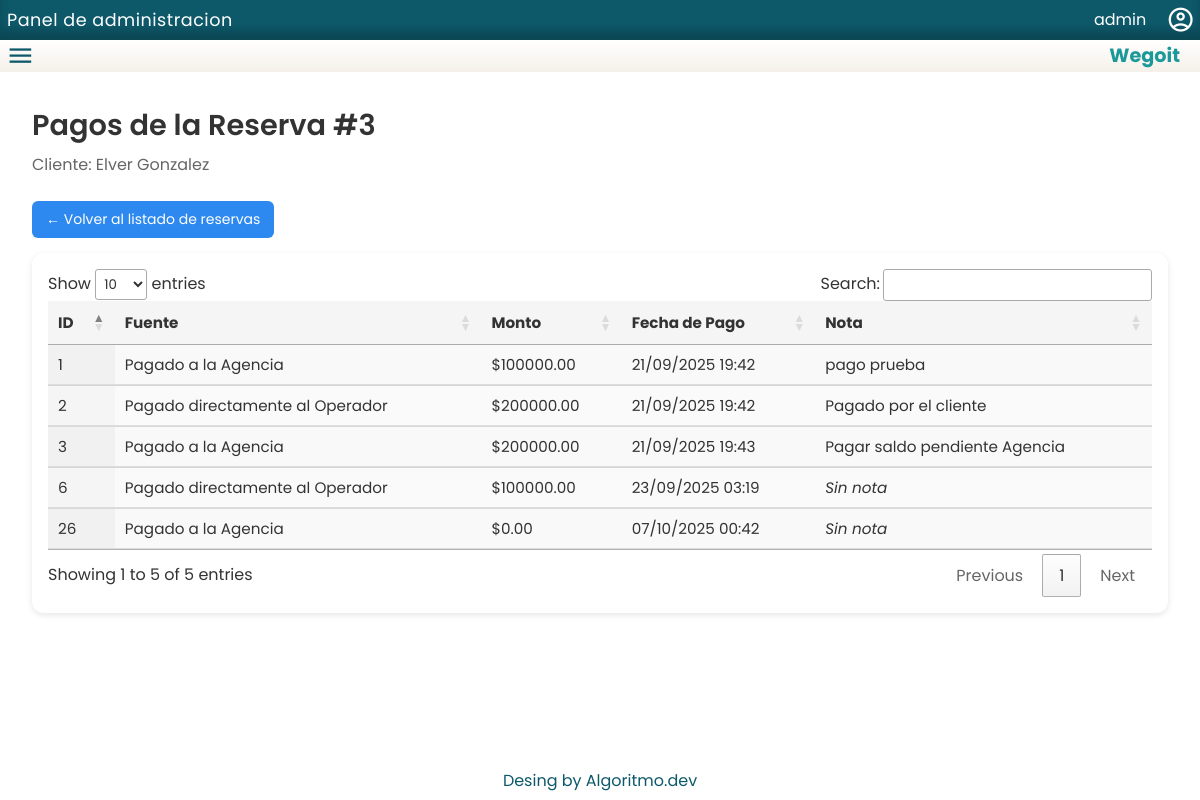
Screenshot of /reservations/3/payments/ (signed in) with the database file from the repository.
### reservations/models.py (models this page shows, shortened)
class AuditModel(models.Model):
    created_at = models.DateTimeField(auto_now_add=True)   # fecha creación
    updated_at = models.DateTimeField(auto_now=True)       # fecha última actualización
    created_by = models.ForeignKey(
        settings.AUTH_USER_MODEL,
        related_name="%(class)s_created",
        on_delete=models.SET_NULL,
        null=True,
        blank=True
    )
    updated_by = models.ForeignKey(
        settings.AUTH_USER_MODEL,
        related_name="%(class)s_updated",
        on_delete=models.SET_NULL,
        null=True,
        blank=True
    )
    class Meta:
        abstract = True

class Reservation(AuditModel):
    schedule = models.ForeignKey(TourSchedule, on_delete=models.CASCADE, related_name="reservations")
    type_document = models.CharField(max_length=50, null=True, blank=True)
    costumer_document = models.IntegerField(null=True, blank=True)
    customer_name = models.CharField(max_length=255)
    customer_phone = models.CharField(max_length=20, blank=True, null=True)
    pax = models.IntegerField()
    total_to_pay = models.DecimalField(max_digits=10, decimal_places=2, default=0)
    expected_agency_payment = models.DecimalField(max_digits=10, decimal_places=2, default=0)
    expected_customer_payment = models.DecimalField(max_digits=10, decimal_places=2, default=0)
    agency = models.ForeignKey(Agency, on_delete=models.SET_NULL, null=True, blank=True)
    status = models.CharField(max_length=50, default="Reservado")

class ReservationPayment(models.Model):
    PAYMENT_SOURCE_CHOICES = [
        ("agency", "Pagado a la Agencia"),
        ("customer", "Pagado directamente al Operador"),
    ]
    reservation = models.ForeignKey(
        Reservation,
        on_delete=models.CASCADE,
        related_name="payments"
    )
    source = models.CharField(max_length=20, choices=PAYMENT_SOURCE_CHOICES)
    amount = models.DecimalField(max_digits=10, decimal_places=2)
    payment_date = models.DateTimeField(auto_now_add=True)
    note = models.TextField(blank=True, null=True)

### reservations/views.py (the view)
# urls.py: path("reservations/<int:reservation_id>/payments/", views.reservation_payments_list, name="reservation_payments_list"),
@login_required
def reservation_payments_list(request, reservation_id):
    reservation = get_object_or_404(Reservation, id=reservation_id)
    payments = ReservationPayment.objects.filter(reservation=reservation).order_by("-payment_date")
    context = {
        "reservation": reservation,
        "payments": payments,
    }
    return render(request, "payments/reservation_payments_list.html", context)

### reservations/templates/payments/reservation_payments_list.html (shortened to what this page needs)
{% extends "layouts/base.html" %}
{% load static %}
{% block extra_css %}
<link rel="stylesheet" href="{% static 'assets/css/reservation-payments.css' %}">
{% endblock %}
{% block content %}
<section class="payments">
    <div class="payments__header">
        <h1 class="payments__title">Pagos de la Reserva #{{ reservation.id }}</h1>
        <p class="payments__subtitle">Cliente: {{ reservation.customer_name }}</p>
    </div>
    <div class="payments__actions">
        <a href="{% url 'tours:reservation_list' reservation.schedule.id %}"  class="payments__back-btn">
            ← Volver al listado de reservas
        </a>
    </div>
    <div class="payments__table-container">
        <table id="paymentsTable" class="payments__table display responsive nowrap">
            <thead class="payments__table-head">
                <tr class="payments__table-row">
                    <th class="payments__table-header">ID</th>
                    <th class="payments__table-header">Fuente</th>
                    <th class="payments__table-header">Monto</th>
                    <th class="payments__table-header">Fecha de Pago</th>
                    <th class="payments__table-header">Nota</th>
                </tr>
            </thead>
            <tbody class="payments__table-body">
                {% for payment in payments %}
                <tr class="payments__table-row">
                    <td class="payments__table-cell">{{ payment.id }}</td>
                    <td class="payments__table-cell">{{ payment.get_source_display }}</td>
                    <td class="payments__table-cell">${{ payment.amount }}</td>
                    <td class="payments__table-cell">{{ payment.payment_date|date:"d/m/Y H:i" }}</td>
                    <td class="payments__table-cell">
                        {% if payment.note %}
                            {{ payment.note }}
                        {% else %}
                            <em>Sin nota</em>
                        {% endif %}
                    </td>
                </tr>
                {% empty %}
                <tr class="payments__table-row">
                    <td class="payments__table-cell" colspan="5">No hay pagos registrados.</td>
                </tr>
                {% endfor %}
            </tbody>
        </table>
    </div>
</section>
{% endblock %}

### reservations/templates/includes/header.html (shortened to what this page needs)
<header>
    <div class="container1">
        <h2 class="reservations-list-title">Panel de administracion</h2>
        <div class="login-panel">
            <p>{{ request.user.username }}</p>
            <label class="login-panel-selector" for="">
                <span class="material-symbols-outlined">account_circle</span>
            </label>
        </div>
    </div>
    <div class="option-panel">
        <div class="nav-container">
            <label class="lateral-input" for="lateral-input">
                <span class="material-symbols-outlined">menu</span>
            </label>
        </div>
        <h2>Wegoit</h2>
    </div>
</header>

### reservations/static/assets/css/styles.css (style rules this page uses)
.login-panel { display: flex; flex-direction: column; align-items: center; justify-content: center; }
html, body { height: 100%; margin: 0; }
body { margin: 0; padding: 0; background: #ffffff; font-family: "poppins"; display: flex; flex-direction: column; min-height: 100vh; overflow: auto; }
:root { --azul-oscuro:#0D596A; --azul-marino:#1B9899; --botton-color:hsl(180, 70%, 35%); --light-gray:#F5F0E9; --placeholders-color:#1B9899; --background-admin:hsl(180, 70%, 35%); --border-bottom:4px solid #0D596A; }

### reservations/static/assets/css/admin.css (style rules this page uses)
:root { --azul-oscuro:#0D596A; --azul-marino:#1B9899; --botton-color:hsl(180, 70%, 35%); --light-gray:#F5F0E9; --placeholders-color:#1B9899; --background-admin:hsl(180, 70%, 35%,20%); --border-bottom:4px solid #0D596A; }
* { margin: 0; padding: 0; box-sizing: border-box; font-family: "poppins"; }
body { width: 100%; height: 100dvh; }
.container1 { width: 100%; display: flex; align-items: center; justify-content: space-between; background-color: var(--azul-oscuro); color: white; box-shadow: 0 -10px 10px rgba(0,0,0,0.2) inset; }
.container1 h2 { font-size: 1.1rem; padding: 7px; font-weight: normal; }
.login-panel { display: flex; gap: 10px; align-items: center; justify-content: center; flex-direction: row; }
.login-panel p { font-size: 1rem; }
.login-panel-selector { margin: 0; padding: 0; display: flex; align-items: center; gap: 6px; }
.login-panel-selector, .login-panel p { padding: 5px; }
.login-panel-selector span { font-size: 1.8rem; cursor: pointer; }
.lateral-input { display: flex; align-items: center; }
.lateral-input span { color: var(--azul-oscuro); font-size: 1.8rem; padding: 1.5px 6px; cursor: pointer; }
.option-panel { display: flex; align-items: center; justify-content: space-between; background: linear-gradient(to bottom, rgba(255, 255, 255, 1) 0%, var(--light-gray) 100%); color: var(--azul-marino); }
.option-panel h2 { font-size: 1.2rem; margin-right: 20px; }
html, body { height: 100%; margin: 0; }
body { display: flex; flex-direction: column; }
.reservations-list-title { font-size: 2rem; font-family: 'Poppins', sans-serif; color: #0D596A; font-weight: 600; letter-spacing: 0.5px; display: flex; align-items: center; gap: 0.5rem; }
.container1 .reservations-list-title { color: white; }

### reservations/static/assets/css/reservation-payments.css (style rules this page uses)
.payments { padding: 2rem; font-family: 'Roboto', sans-serif; color: #333; }
.payments__header { margin-bottom: 1.5rem; }
.payments__title { font-size: 1.8rem; font-weight: 600; margin: 0; }
.payments__subtitle { font-size: 1rem; color: #666; margin-top: 0.3rem; }
.payments__table-container { background: #fff; padding: 1rem; border-radius: 12px; box-shadow: 0 2px 6px rgba(0,0,0,0.1); }
.payments__table { width: 100%; border-collapse: collapse; font-size: 0.95rem; }
.payments__table-head { background-color: #f5f5f5; }
.payments__table-header { font-weight: 600; padding: 0.8rem; text-align: left; }
.payments__table-body .payments__table-row:nth-child(even) { background-color: #fafafa; }
.payments__table-cell { padding: 0.8rem; border-bottom: 1px solid #ddd; }
.payments__actions { margin-bottom: 15px; }
.payments__back-btn { display: inline-block; padding: 8px 14px; background-color: #2d89ef; color: #fff; text-decoration: none; border-radius: 6px; font-size: 14px; transition: background 0.3s; }

### rows the page displays
Reservation: id "3", customer_name "Elver Gonzalez"
ReservationPayment: id "26", source "Pagado a la Agencia", amount "0.00", payment_date "07/10/2025 00:42", note "Sin nota"
ReservationPayment: id "6", source "Pagado directamente al Operador", amount "100000.00", payment_date "23/09/2025 03:19", note "Sin nota"
ReservationPayment: id "3", source "Pagado a la Agencia", amount "200000.00", payment_date "21/09/2025 19:43", note "Pagar saldo pendiente Agencia"
ReservationPayment: id "2", source "Pagado directamente al Operador", amount "200000.00", payment_date "21/09/2025 19:42", note "Pagado por el cliente"
ReservationPayment: id "1", source "Pagado a la Agencia", amount "100000.00", payment_date "21/09/2025 19:42", note "pago prueba"

### other values shown
{{ request.user.username }} "admin"
